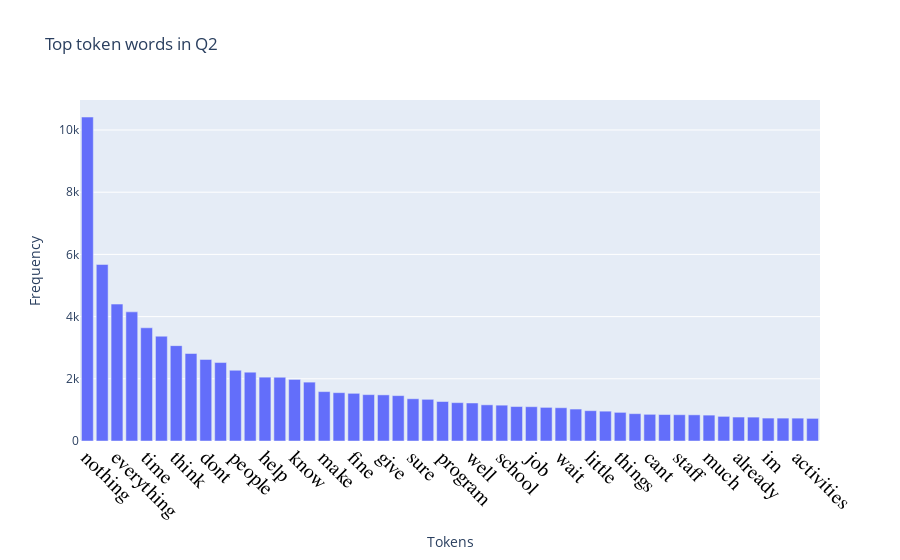

Notebook cell for this chart:
### Code cell
plot_each_token_len(index_q2.value_counts(), "Top token words in Q2", "Tokens", "Frequency")

### Figure 1 — Plotly figure (JSON) as saved in the notebook; plotly's stock layout.template omitted (floating-point values rounded to 4 significant figures; data arrays with more than 128 entries replaced by an {"elided": "..."} marker saying what was removed)
{"data": [{"type": "bar", "x": {"elided": "17779 str values"}, "y": [10416, 5676, 4402, 4152, 3640, 3370, 3066, 2813, 2622, 2522, 2274, 2214, 2053, 2050, 1980, 1893, 1588, 1554, 1533, 1491, 1483, 1459, 1358, 1340, 1270, 1233, 1222, 1163, 1152, 1108, 1103, 1081, 1070, 1027, 975, 959, 921, 879, 858, 851, 845, 841, 832, 792, 770, 768, 737, 736, 735, 727]}], "layout": {"title": {"text": "Top token words in Q2"}, "xaxis": {"showticklabels": true, "tickangle": 45, "tickfont": {"color": "black", "family": "Old Standard TT, serif", "size": 20}, "title": {"text": "Tokens"}}, "yaxis": {"title": {"text": "Frequency"}}}}
